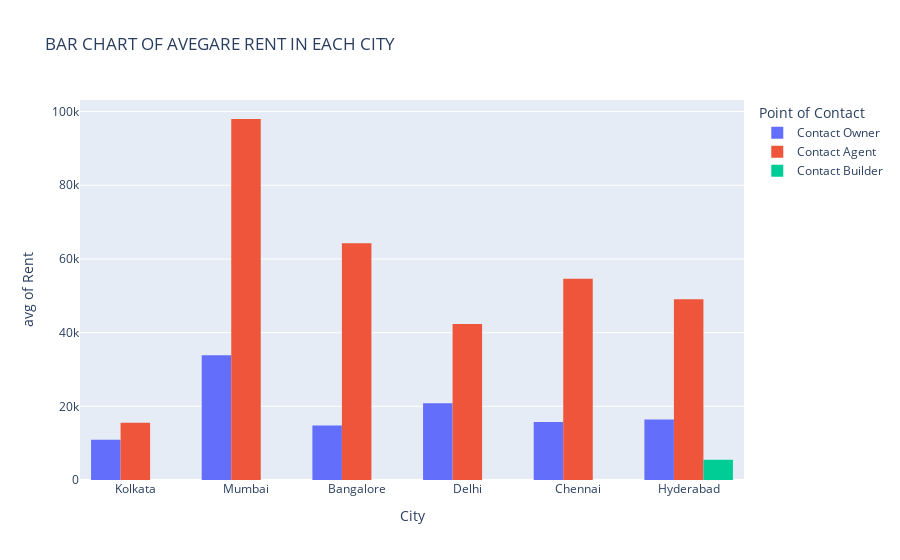

This figure's notebook cell:
### Code cell
# plotly

px.histogram(data_frame= rent_df, x = 'City', y = 'Rent', color= 'Point of Contact', 
             barmode = 'group', histfunc = 'avg', title = 'BAR CHART OF AVEGARE RENT IN EACH CITY')

### Figure 1 — Plotly figure (JSON) as saved in the notebook; plotly's stock layout.template omitted (floating-point values rounded to 4 significant figures; data arrays with more than 128 entries replaced by an {"elided": "..."} marker saying what was removed)
{"data": [{"alignmentgroup": "True", "bingroup": "x", "histfunc": "avg", "hovertemplate": "Point of Contact=Contact Owner<br>City=%{x}<br>avg of Rent=%{y}<extra></extra>", "legendgroup": "Contact Owner", "marker": {"color": "#636efa", "pattern": {"shape": ""}}, "name": "Contact Owner", "offsetgroup": "Contact Owner", "orientation": "v", "showlegend": true, "type": "histogram", "x": {"elided": "3216 str values"}, "xaxis": "x", "y": {"elided": "3216 int values"}, "yaxis": "y"}, {"alignmentgroup": "True", "bingroup": "x", "histfunc": "avg", "hovertemplate": "Point of Contact=Contact Agent<br>City=%{x}<br>avg of Rent=%{y}<extra></extra>", "legendgroup": "Contact Agent", "marker": {"color": "#EF553B", "pattern": {"shape": ""}}, "name": "Contact Agent", "offsetgroup": "Contact Agent", "orientation": "v", "showlegend": true, "type": "histogram", "x": {"elided": "1529 str values"}, "xaxis": "x", "y": {"elided": "1529 int values"}, "yaxis": "y"}, {"alignmentgroup": "True", "bingroup": "x", "histfunc": "avg", "hovertemplate": "Point of Contact=Contact Builder<br>City=%{x}<br>avg of Rent=%{y}<extra></extra>", "legendgroup": "Contact Builder", "marker": {"color": "#00cc96", "pattern": {"shape": ""}}, "name": "Contact Builder", "offsetgroup": "Contact Builder", "orientation": "v", "showlegend": true, "type": "histogram", "x": ["Hyderabad"], "xaxis": "x", "y": [5500], "yaxis": "y"}], "layout": {"barmode": "group", "legend": {"title": {"text": "Point of Contact"}, "tracegroupgap": 0}, "title": {"text": "BAR CHART OF AVEGARE RENT IN EACH CITY"}, "xaxis": {"anchor": "y", "domain": [0, 1], "title": {"text": "City"}}, "yaxis": {"anchor": "x", "domain": [0, 1], "title": {"text": "avg of Rent"}}}}
